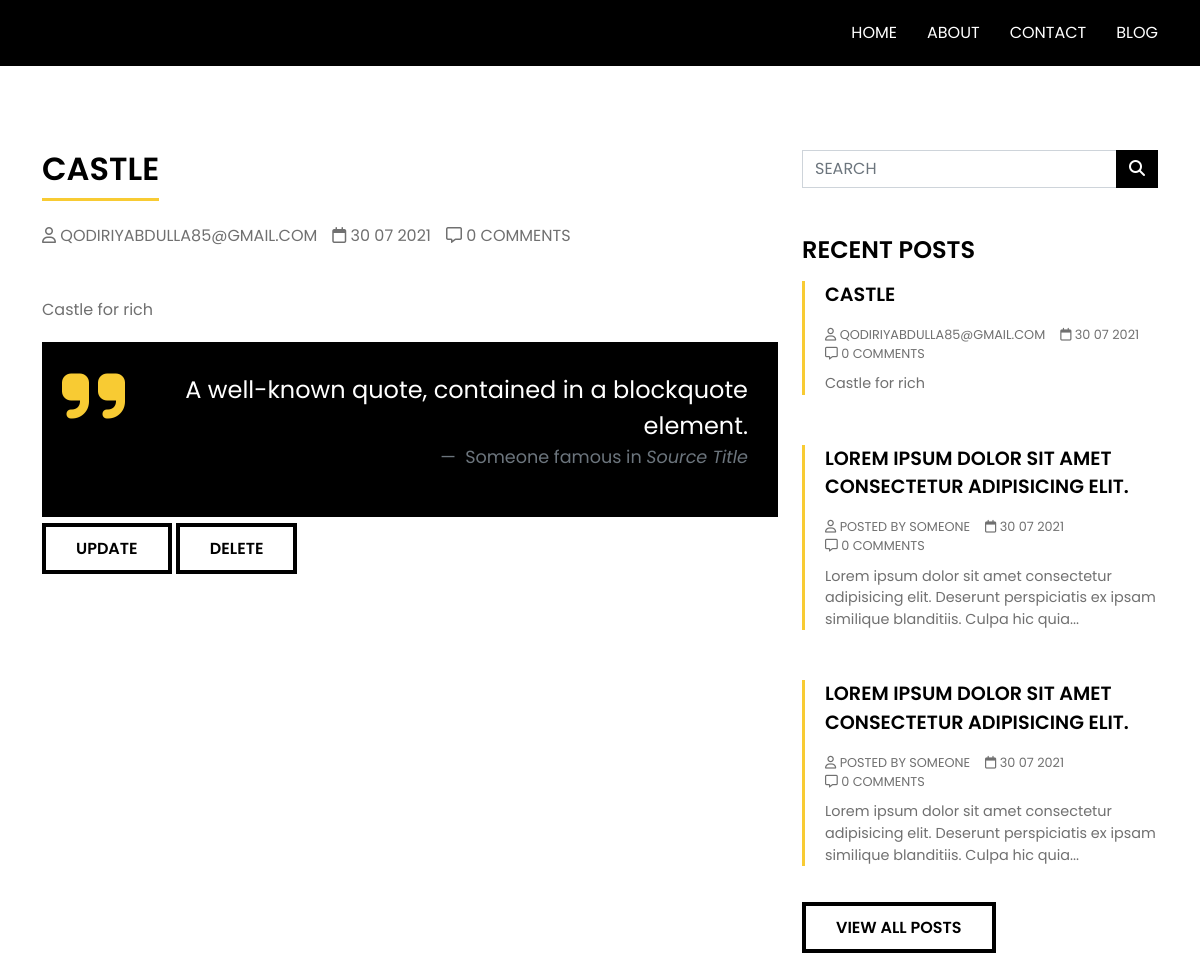
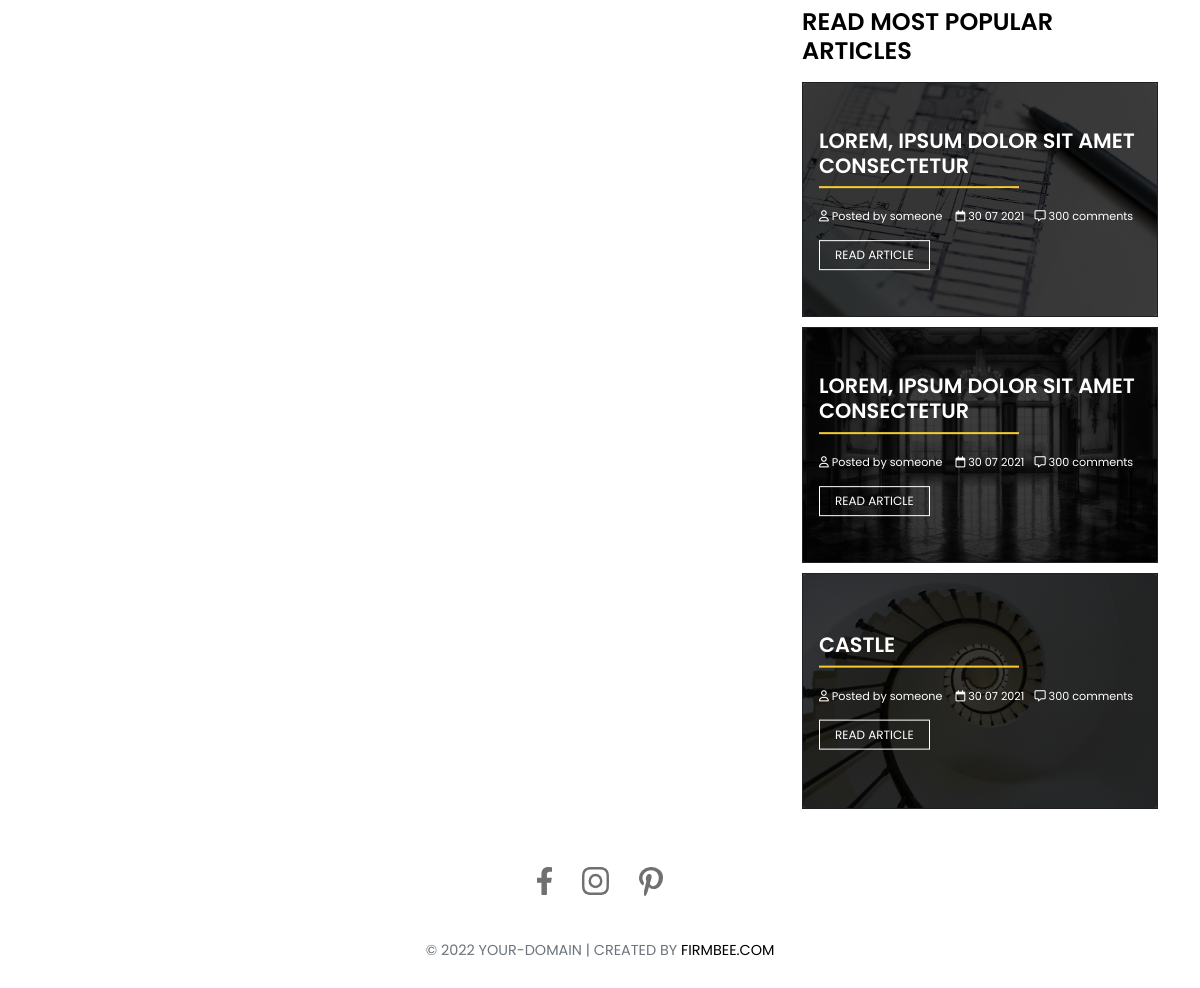
Before: /single-post/1 with the older database file (2 pictures, top to bottom).
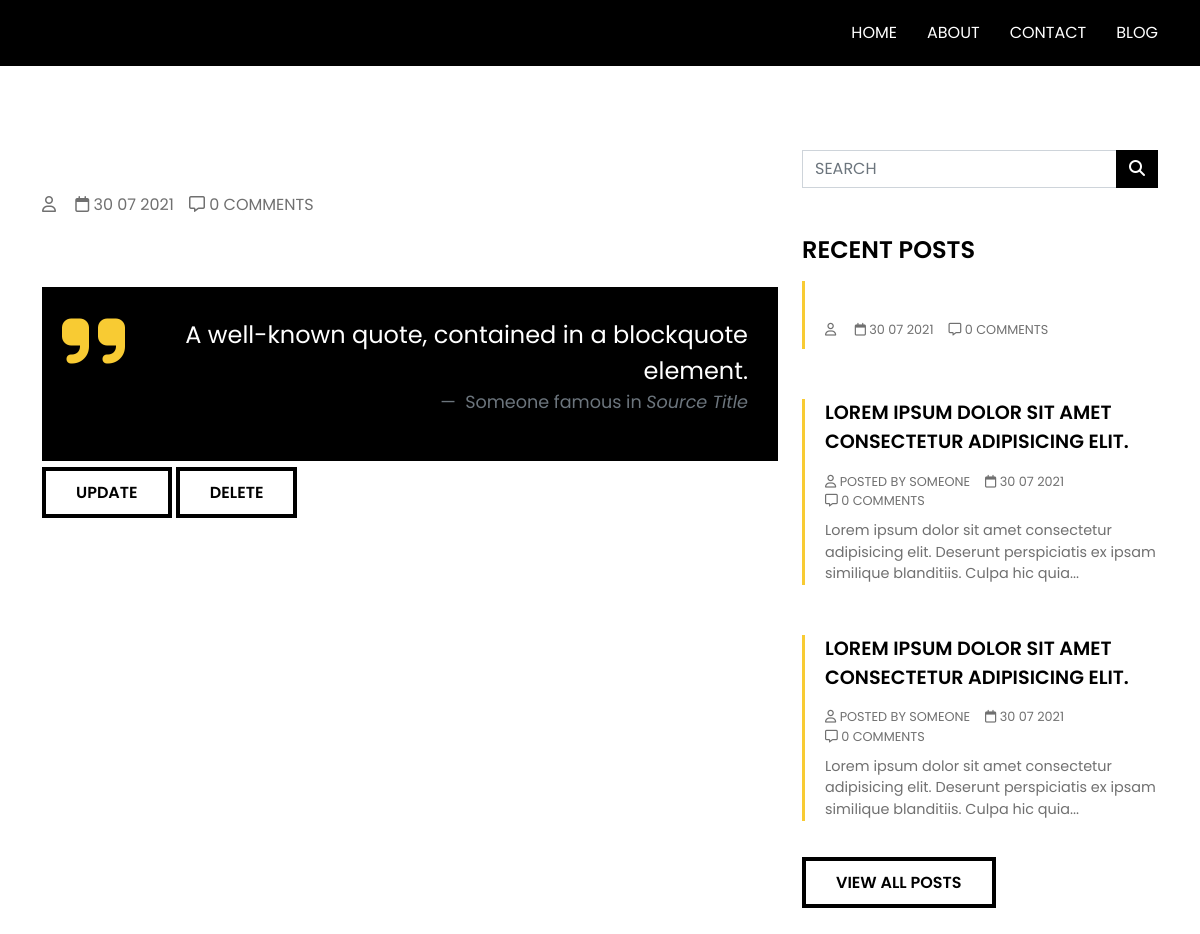
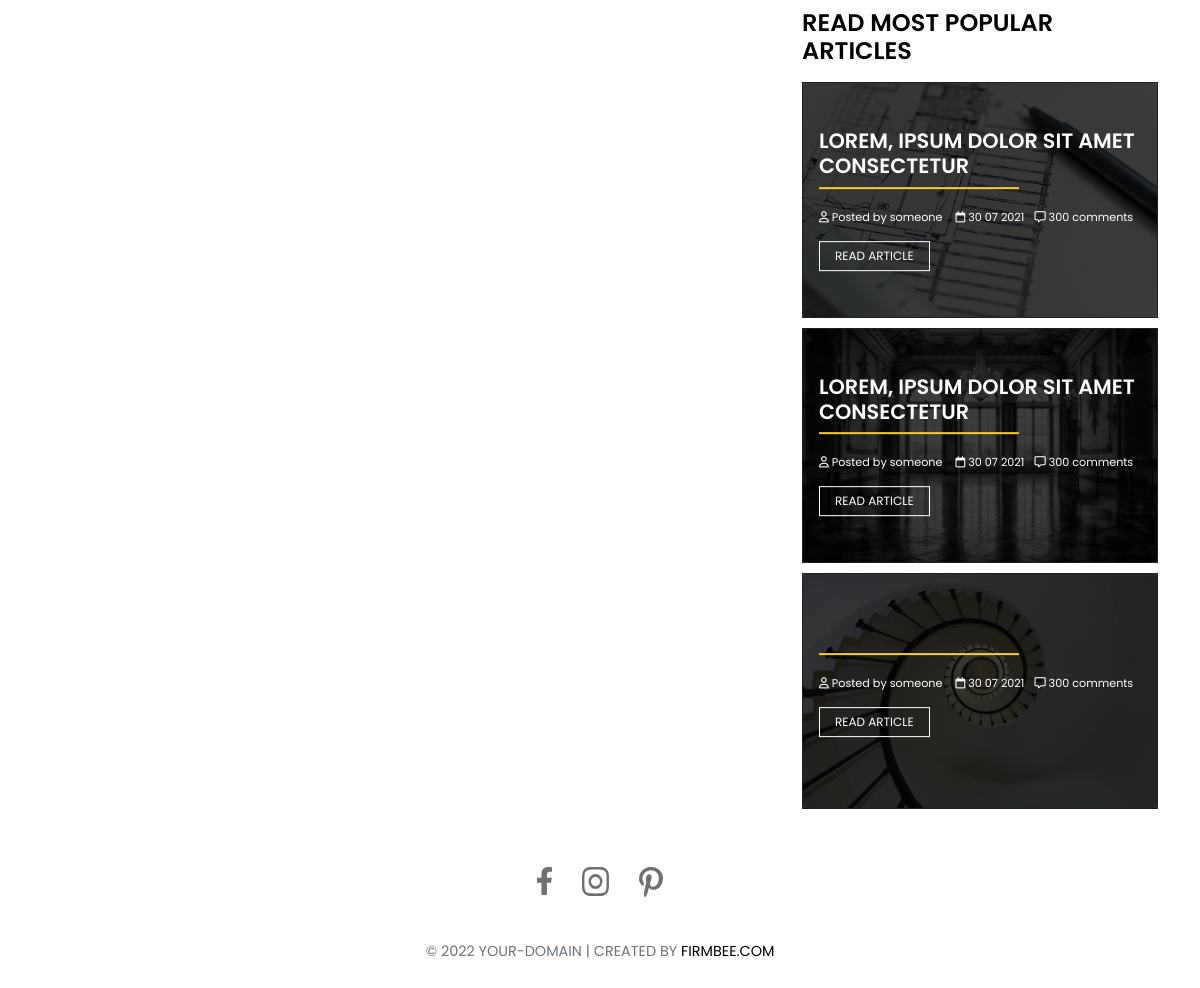
After: the same page with the newer database file (2 pictures, top to bottom).
### app/models.py (models this page shows, shortened)
class Product(models.Model):
    img = models.ImageField(upload_to='product/')
    title = models.CharField(max_length=155)
    price = models.FloatField()
    text = models.TextField()
    category = models.ForeignKey('app.Category', on_delete=models.CASCADE)
    user = models.ForeignKey('app.User', on_delete=CASCADE)

class User(AbstractUser):
    email = models.EmailField(unique=True)
    username = models.CharField(max_length=155, unique=False)
    phone_number = models.CharField(max_length=13, validators=[integer_validator])
    USERNAME_FIELD = 'email'
    REQUIRED_FIELDS = []
    objects = UserManager()

### app/views.py (the view)
# urls.py: path('single-post/<int:product_id>', single_post,name='single-post'),
def single_post(request, product_id):
    product = Product.objects.filter(id=product_id).first()
    context = {
        'product': product
    }
    return render(request, 'app/single-post.html', context)

### templates/app/single-post.html (shortened to what the changed rows need)
{% load static %}
<!DOCTYPE html>
<html lang="pl">
<head>
    <link href="https://cdn.jsdelivr.net/npm/bootstrap@5.1.0/dist/css/bootstrap.min.css" rel="stylesheet">
    <link rel="stylesheet" href="{% static 'css/main.css' %}">
</head>
<body data-bs-spy="scroll" data-bs-target="#navbar-example" data-bs-offset="82">
      <main>
        <div class="container">
          <div class="row mainmargin">
            <div class="single-post col-md-8">
              <h2 class="underscore">{{ product.title }}</h2>
              <div class="post-meta">
                <span><i class="far fa-user"></i> {{ product.user }}</span><span><i class="far fa-calendar"></i> 30 07 2021</span><span><i class="far fa-comment-alt"></i> 0 comments</span>
              </div>
              <p>{{ product.text }}</p>
              <figure class="quote text-end">
                <blockquote class="blockquote">
                </blockquote>
                <figcaption class="blockquote-footer">
                </figcaption>
              </figure>
              <div>
                    <a href="{% url 'update' product.pk %}" class="main-button">Update</a>
                  <a href="{% url 'delete' product.pk %}" class="main-button">Delete</a>
              </div>
            </div>
            <div class="sidebar col-md-4">
              <div class="recent-posts pt-5">
                <div class="post-item">
                  <a href="{% url 'single-post' product.id %}" class="post-title">{{ product.title }}</a>
                  <div class="post-meta">
                    <span><i class="far fa-user"></i> {{ product.user }}</span><span><i class="far fa-calendar"></i> 30 07 2021</span><span><i class="far fa-comment-alt"></i> 0 comments</span>
                  </div>
                  <p class="post-content">{{ product.text }}</p>
                </div>
                <div class="popular pt-5">
                  <div class="card bg-dark text-white">
                    <div class="card-img-overlay p-3">
                      <div class="text-overlay">
                      <h5 class="card-title text-uppercase">{{ product.title }}</h5>
                      <div class="line"></div>
                      <div class="card-text article-meta">
                        <span><i class="far fa-user"></i> Posted by someone </span><span><i class="far fa-calendar"></i> 30 07 2021</span><span><i class="far fa-comment-alt"></i> 300 comments</span>
                      </div>
                      <button class="card-button">Read article</button>
                      </div>
                    </div>
                  </div>
                </div>
            </div>
            </div>
          </div>
        </div>
      </main>
</body>
</html>

Changed rows visible on the page:
removed Product: title "CASTLE", user "QODIRIYABDULLA85@GMAIL.COM", text "Castle for rich"
